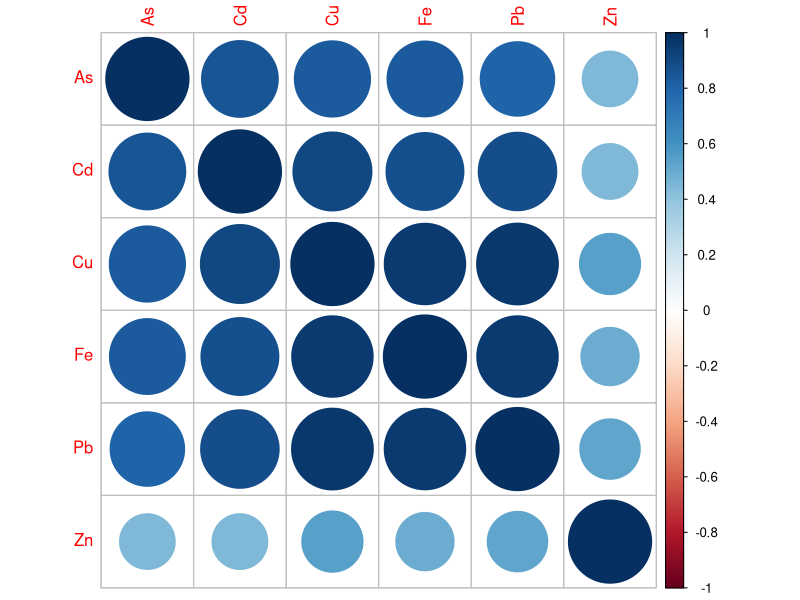
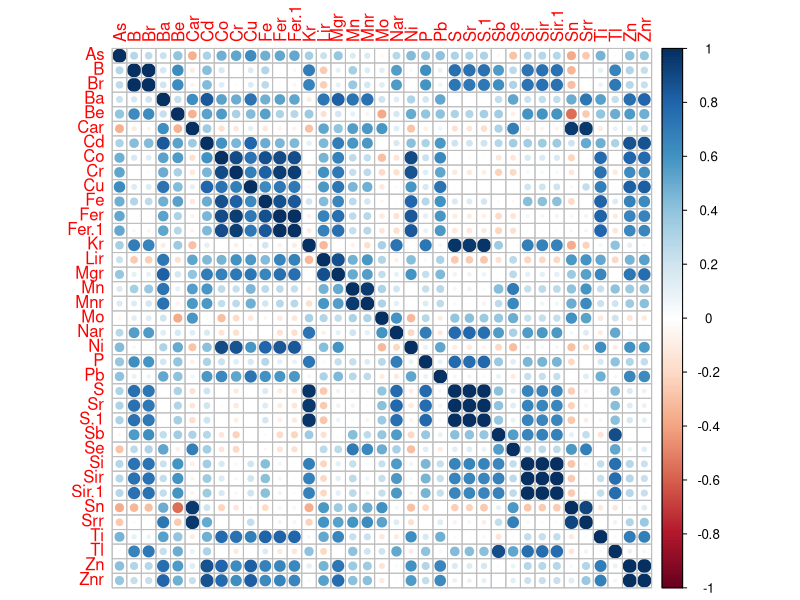

Write the R code that produced these figures, in order. (Note: this script raises an error after producing the figures.)
library("corrplot")                               # Load corrplot
library(tidyverse)
library(readr)
library(plyr)
library(dplyr)

alldata <- data.frame(read_csv("2_incremental/20220420_STANDING_CROP.csv"))

alldata$SAMPLING_DATE<-as.Date(alldata$SAMPLING_DATE, format = "%m/%d/%Y")

names(alldata)

#Big 5

COR.DF<-as.data.frame(na.omit(alldata[,c(13,19,22,25,35,49)]))

names(COR.DF)<- c("As","Cd","Cu","Fe","Pb","Zn")

cor(COR.DF)

corrplot(cor(COR.DF), method = "circle", lwd=2) 

#Alldata

EPIL.COR.DF2 <- alldata[which(alldata$SAMPLE_DESCRIPTOR == "EPIL"),]

EPIP.COR.DF2 <- alldata[which(alldata$SAMPLE_DESCRIPTOR == "EPIP"),]

FILA.COR.DF2 <- alldata[which(alldata$SAMPLE_DESCRIPTOR == "FILA"),]

EPIL.COR.DF2<-as.data.frame(na.omit(EPIL.COR.DF2[,c(13:49)]))

EPIP.COR.DF2<-as.data.frame(na.omit(EPIP.COR.DF2[,c(13:49)]))

FILA.COR.DF2<-as.data.frame(na.omit(FILA.COR.DF2[,c(13:49)]))

#dev.new()

corrplot(cor(FILA.COR.DF2), method = "circle", lwd=2) 

#Selected

EPIL.COR.DF3 <- alldata[which(alldata$SAMPLE_DESCRIPTOR == "EPIL"),]

EPIP.COR.DF3 <- alldata[which(alldata$SAMPLE_DESCRIPTOR == "EPIP"),]

FILA.COR.DF3 <- alldata[which(alldata$SAMPLE_DESCRIPTOR == "FILA"),]


#EPIL.COR.DF3<-as.data.frame(na.omit(EPIL.COR.DF3[,c(13,16,17,18,19,20,21,22,23,26,31,35,36,40,41,44,46,47,48)]))

#EPIP.COR.DF3<-as.data.frame(na.omit(EPIP.COR.DF3[,c(13,16,17,18,19,20,21,22,23,26,31,35,36,40,41,44,46,47,48)]))

#FILA.COR.DF3<-as.data.frame(na.omit(FILA.COR.DF3[,c(13,16,17,18,19,20,21,22,23,26,31,35,36,40,41,44,46,47,48)]))

EPIL.COR.DF3<-as.data.frame(na.omit(EPIL.COR.DF3[,c(52,58,61,64,74,79,88)]))

EPIP.COR.DF3<-as.data.frame(na.omit(EPIP.COR.DF3[,c(52,58,61,64,74,79,88)]))

FILA.COR.DF3<-as.data.frame(na.omit(FILA.COR.DF3[,c(52,58,61,64,74,79,88)]))

EPIL.COR.DF3<-as.data.frame(na.omit(EPIL.COR.DF3[,c(52,58,61,64,74,79,88)]))

EPIP.COR.DF3<-as.data.frame(na.omit(EPIP.COR.DF3[,c(52,58,61,64,74,79,88)]))

FILA.COR.DF3<-as.data.frame(na.omit(FILA.COR.DF3[,c(52,58,61,64,74,79,88)]))




dev.new()

par(mfrow = c(1,3), mar = c(2, 4, 4, 2))

EPIL.TEST<-cor.mtest(EPIL.COR.DF3)

corrplot(cor(EPIL.COR.DF3), method = "circle", lwd=2, tl.cex = 2, cl.cex=2, cex.main=3, sig.level = 0.05, insig = "blank", 
         mar=c(0,0,0,0), title="\n\n Epilithon", diag=FALSE, order = "hclust", type="upper") 

corrplot(cor(EPIP.COR.DF3), method = "circle", lwd=2, tl.cex = 2, cl.cex=2, cex.main=3, sig.level = 0.05, insig = "blank", 
         mar=c(0,0,0,0), title="\n\n Epiphytes", diag=FALSE, order = "hclust", type="upper") 

corrplot(cor(FILA.COR.DF3), method = "circle", lwd=2, tl.cex = 2, cl.cex=2, cex.main=3, sig.level = 0.05, insig = "blank", 
         mar=c(0,0,0,0), title="\n\n Filamentous", diag=FALSE, order = "hclust", type="upper") 

cor(EPIL.COR.DF3)
cor(EPIP.COR.DF3)
cor(FILA.COR.DF3)